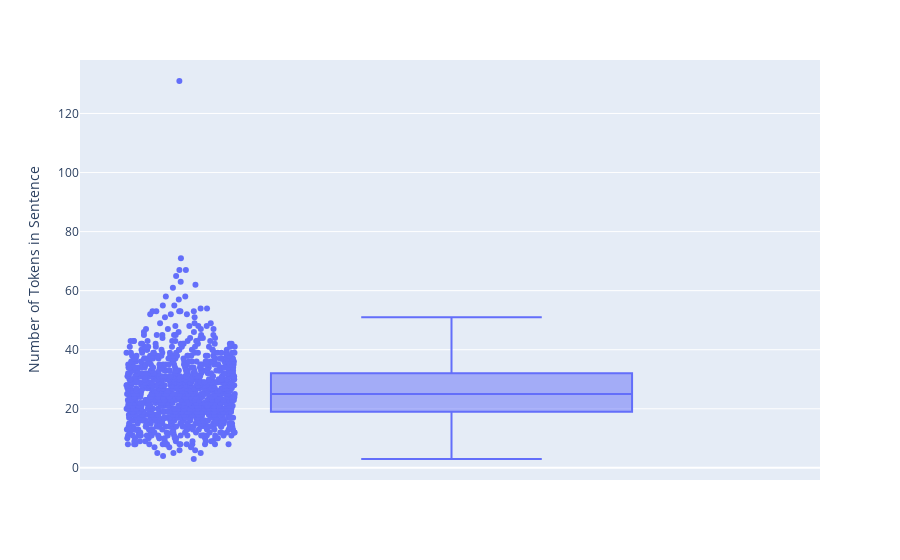

The cell this chart's notebook holds for it:
### Code cell
# Verify that indeed the number of tokens in each sentence is less than the maximum sequence length of 128
# Visualize the distribution of the number of tokens in each sentence
fig = px.box(news_data_sentence, y="num_tokens",
            points="all",
            labels={"num_tokens": "Number of Tokens in Sentence"},
            hover_data=["title", "sentences"])
fig.show()

### Figure 1 — Plotly figure (JSON) as saved in the notebook; plotly's stock layout.template omitted (floating-point values rounded to 4 significant figures; data arrays with more than 128 entries replaced by an {"elided": "..."} marker saying what was removed)
{"data": [{"alignmentgroup": "True", "boxpoints": "all", "customdata": {"elided": "1139x2 str values"}, "hovertemplate": "Number of Tokens in Sentence=%{y}<br>title=%{customdata[0]}<br>sentences=%{customdata[1]}<extra></extra>", "legendgroup": "", "marker": {"color": "#636efa"}, "name": "", "notched": false, "offsetgroup": "", "orientation": "v", "showlegend": false, "type": "box", "x0": " ", "xaxis": "x", "y": {"elided": "1139 int values"}, "y0": " ", "yaxis": "y"}], "layout": {"boxmode": "group", "legend": {"tracegroupgap": 0}, "margin": {"t": 60}, "xaxis": {"anchor": "y", "domain": [0, 1]}, "yaxis": {"anchor": "x", "domain": [0, 1], "title": {"text": "Number of Tokens in Sentence"}}}}
